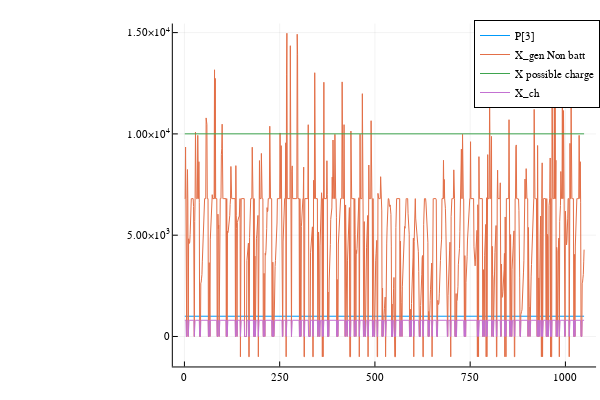

The notebook cell this image was saved under:
### Code cell
P_3_matrix = value(P[3])*ones(size(nb_hours_ls))

println(P_3_matrix)
println("X gen")
X_gen_non_battery = sum(X_gen_matrix[:,i] for i =1:2) - X_D[:]
println("X soc")
X_soc_charge = (ones(size(X_soc))- value.(X_soc))* value(P[3]) * H

println("X ch")
X_charge = value.(X_ch)

plot(x, [P_3_matrix X_gen_non_battery X_soc_charge X_charge], label=["P[3]" "X_gen Non batt" "X possible charge" "X_ch"])

### Figure 1 — Plotly figure (JSON) as saved in the notebook; plotly's stock layout.template omitted (floating-point values rounded to 4 significant figures; data arrays with more than 128 entries replaced by an {"elided": "..."} marker saying what was removed)
{"data": [{"colorbar": {"len": 0.9525, "title": "", "x": 0.9934, "y": 0.5139}, "legendgroup": "P[3]", "line": {"color": "rgba(0, 154, 250, 1.000)", "dash": "solid", "shape": "linear", "width": 1}, "mode": "lines", "name": "P[3]", "showlegend": true, "type": "scatter", "x": {"elided": "1049 int values"}, "xaxis": "x", "y": {"elided": "1049 float values"}, "yaxis": "y"}, {"colorbar": {"len": 0.9525, "title": "", "x": 0.9934, "y": 0.5139}, "legendgroup": "X_gen Non batt", "line": {"color": "rgba(227, 111, 71, 1.000)", "dash": "solid", "shape": "linear", "width": 1}, "mode": "lines", "name": "X_gen Non batt", "showlegend": true, "type": "scatter", "x": {"elided": "1049 int values"}, "xaxis": "x", "y": {"elided": "1049 float values"}, "yaxis": "y"}, {"colorbar": {"len": 0.9525, "title": "", "x": 0.9934, "y": 0.5139}, "legendgroup": "X possible charge", "line": {"color": "rgba(62, 164, 78, 1.000)", "dash": "solid", "shape": "linear", "width": 1}, "mode": "lines", "name": "X possible charge", "showlegend": true, "type": "scatter", "x": {"elided": "1049 int values"}, "xaxis": "x", "y": {"elided": "1049 float values"}, "yaxis": "y"}, {"colorbar": {"len": 0.9525, "title": "", "x": 0.9934, "y": 0.5139}, "legendgroup": "X_ch", "line": {"color": "rgba(195, 113, 210, 1.000)", "dash": "solid", "shape": "linear", "width": 1}, "mode": "lines", "name": "X_ch", "showlegend": true, "type": "scatter", "x": {"elided": "1049 int values"}, "xaxis": "x", "y": {"elided": "1049 float values"}, "yaxis": "y"}], "layout": {"annotations": [], "height": 400, "legend": {"bgcolor": "rgba(255, 255, 255, 1.000)", "bordercolor": "rgba(0, 0, 0, 1.000)", "borderwidth": 1, "font": {"color": "rgba(0, 0, 0, 1.000)", "family": "sans-serif", "size": 11}, "title": {"font": {"color": "rgba(0, 0, 0, 1.000)", "family": "sans-serif", "size": 15}, "text": ""}, "tracegroupgap": 0, "traceorder": "normal", "x": 1, "xanchor": "auto", "y": 1, "yanchor": "auto"}, "margin": {"b": 20, "l": 0, "r": 0, "t": 20}, "paper_bgcolor": "rgba(255, 255, 255, 1.000)", "plot_bgcolor": "rgba(255, 255, 255, 1.000)", "showlegend": true, "width": 600, "xaxis": {"anchor": "y", "domain": [0.288, 0.9934], "gridcolor": "rgba(0, 0, 0, 0.100)", "gridwidth": 0.5, "linecolor": "rgba(0, 0, 0, 1.000)", "mirror": false, "range": [-30.44, 1080.0], "showgrid": true, "showline": true, "showticklabels": true, "tickangle": 0, "tickcolor": "rgb(0, 0, 0)", "tickfont": {"color": "rgba(0, 0, 0, 1.000)", "family": "sans-serif", "size": 11}, "tickmode": "array", "ticks": "inside", "ticktext": ["0", "250", "500", "750", "1000"], "tickvals": [0, 250, 500, 750, 1000], "title": "", "titlefont": {"color": "rgba(0, 0, 0, 1.000)", "family": "sans-serif", "size": 15}, "type": "-", "visible": true, "zeroline": false, "zerolinecolor": "rgba(0, 0, 0, 1.000)"}, "yaxis": {"anchor": "x", "domain": [0.03762, 0.9902], "gridcolor": "rgba(0, 0, 0, 0.100)", "gridwidth": 0.5, "linecolor": "rgba(0, 0, 0, 1.000)", "mirror": false, "range": [-1479.0, 15450.0], "showgrid": true, "showline": true, "showticklabels": true, "tickangle": 0, "tickcolor": "rgb(0, 0, 0)", "tickfont": {"color": "rgba(0, 0, 0, 1.000)", "family": "sans-serif", "size": 11}, "tickmode": "array", "ticks": "inside", "ticktext": ["0", "5.00×10<sup>3</sup>", "1.00×10<sup>4</sup>", "1.50×10<sup>4</sup>"], "tickvals": [0, 5000, 10000, 15000], "title": "", "titlefont": {"color": "rgba(0, 0, 0, 1.000)", "family": "sans-serif", "size": 15}, "type": "-", "visible": true, "zeroline": false, "zerolinecolor": "rgba(0, 0, 0, 1.000)"}}}
